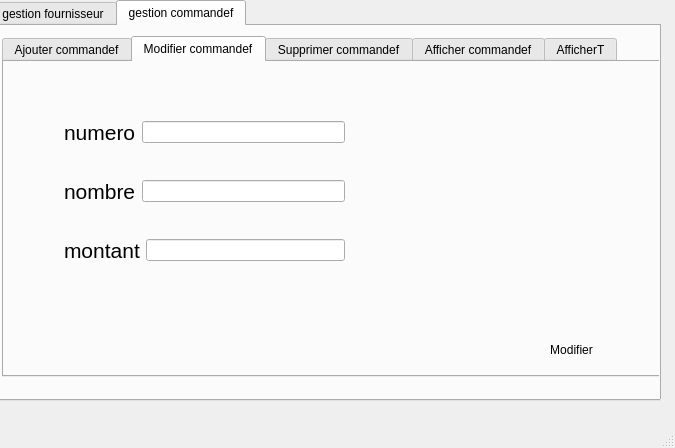
<?xml version="1.0" encoding="UTF-8"?>
<ui version="4.0">
 <class>MainWindow</class>
 <widget class="QMainWindow" name="MainWindow">
  <property name="geometry">
   <rect>
    <x>0</x>
    <y>0</y>
    <width>675</width>
    <height>448</height>
   </rect>
  </property>
  <property name="windowTitle">
   <string>MainWindow</string>
  </property>
  <property name="styleSheet">
   <string notr="true">QMainWindow#centralwidget
{background-image: url(:/new/prefix2/resouces/75369281_456114898366959_2872754137957662720_n.png);
}</string>
  </property>
  <widget class="QWidget" name="centralwidget">
   <property name="styleSheet">
    <string notr="true">QWidget#centralwidget
{background-image: url(:/new/prefix2/resouces/75369281_456114898366959_2872754137957662720_n.png);}</string>
   </property>
   <widget class="QTabWidget" name="tabWidget_2">
    <property name="geometry">
     <rect>
      <x>-10</x>
      <y>0</y>
      <width>671</width>
      <height>401</height>
     </rect>
    </property>
    <property name="currentIndex">
     <number>1</number>
    </property>
    <widget class="QWidget" name="tab_5">
     <attribute name="title">
      <string>gestion fournisseur</string>
     </attribute>
     <widget class="QTabWidget" name="tabWidget">
      <property name="geometry">
       <rect>
        <x>10</x>
        <y>0</y>
        <width>651</width>
        <height>371</height>
       </rect>
      </property>
      <property name="styleSheet">
       <string notr="true">QWidget#tabWidget
{background-image: url(:/new/prefix2/resouces/75369281_456114898366959_2872754137957662720_n.png);
}</string>
      </property>
      <property name="currentIndex">
       <number>1</number>
      </property>
      <widget class="QWidget" name="tab">
       <attribute name="title">
        <string>Ajouter fournisseur</string>
       </attribute>
       <widget class="QLabel" name="label">
        <property name="geometry">
         <rect>
          <x>40</x>
          <y>40</y>
          <width>47</width>
          <height>13</height>
         </rect>
        </property>
        <property name="text">
         <string>CIN</string>
        </property>
       </widget>
       <widget class="QLineEdit" name="lineEdit_cin">
        <property name="geometry">
         <rect>
          <x>160</x>
          <y>40</y>
          <width>113</width>
          <height>20</height>
         </rect>
        </property>
       </widget>
       <widget class="QLineEdit" name="lineEdit_nom">
        <property name="geometry">
         <rect>
          <x>160</x>
          <y>80</y>
          <width>113</width>
          <height>20</height>
         </rect>
        </property>
       </widget>
       <widget class="QLineEdit" name="lineEdit_prenom">
        <property name="geometry">
         <rect>
          <x>160</x>
          <y>120</y>
          <width>113</width>
          <height>20</height>
         </rect>
        </property>
       </widget>
       <widget class="QLineEdit" name="lineEdit_adresse">
        <property name="geometry">
         <rect>
          <x>160</x>
          <y>160</y>
          <width>113</width>
          <height>20</height>
         </rect>
        </property>
       </widget>
       <widget class="QLabel" name="label_2">
        <property name="geometry">
         <rect>
          <x>40</x>
          <y>80</y>
          <width>47</width>
          <height>13</height>
         </rect>
        </property>
        <property name="text">
         <string>nom</string>
        </property>
       </widget>
       <widget class="QLabel" name="label_3">
        <property name="geometry">
         <rect>
          <x>40</x>
          <y>120</y>
          <width>47</width>
          <height>13</height>
         </rect>
        </property>
        <property name="text">
         <string>prenom</string>
        </property>
       </widget>
       <widget class="QLabel" name="label_4">
        <property name="geometry">
         <rect>
          <x>40</x>
          <y>170</y>
          <width>47</width>
          <height>13</height>
         </rect>
        </property>
        <property name="text">
         <string>adresse</string>
        </property>
       </widget>
       <widget class="QPushButton" name="ajouter">
        <property name="geometry">
         <rect>
          <x>200</x>
          <y>210</y>
          <width>75</width>
          <height>31</height>
         </rect>
        </property>
        <property name="text">
         <string>ajouter</string>
        </property>
        <property name="icon">
         <iconset>
          <normaloff>resouces/ajouter.png</normaloff>resouces/ajouter.png</iconset>
        </property>
        <property name="iconSize">
         <size>
          <width>25</width>
          <height>25</height>
         </size>
        </property>
        <property name="flat">
         <bool>true</bool>
        </property>
       </widget>
       <widget class="QTableView" name="tableView_3">
        <property name="geometry">
         <rect>
          <x>280</x>
          <y>40</y>
          <width>341</width>
          <height>192</height>
         </rect>
        </property>
       </widget>
       <widget class="QPushButton" name="pushButton_5">
        <property name="geometry">
         <rect>
          <x>540</x>
          <y>250</y>
          <width>75</width>
          <height>23</height>
         </rect>
        </property>
        <property name="text">
         <string>Trier</string>
        </property>
        <property name="icon">
         <iconset>
          <normaloff>resouces/img_521151.png</normaloff>resouces/img_521151.png</iconset>
        </property>
        <property name="flat">
         <bool>true</bool>
        </property>
       </widget>
       <widget class="QPushButton" name="pushButton">
        <property name="geometry">
         <rect>
          <x>210</x>
          <y>250</y>
          <width>75</width>
          <height>23</height>
         </rect>
        </property>
        <property name="text">
         <string>Modifier</string>
        </property>
       </widget>
      </widget>
      <widget class="QWidget" name="tab_2">
       <attribute name="title">
        <string>Modifier fournisseur</string>
       </attribute>
       <widget class="QPushButton" name="pushButton_2">
        <property name="geometry">
         <rect>
          <x>530</x>
          <y>272</y>
          <width>75</width>
          <height>31</height>
         </rect>
        </property>
        <property name="text">
         <string>Modifier</string>
        </property>
        <property name="icon">
         <iconset>
          <normaloff>resouces/edit.png</normaloff>resouces/edit.png</iconset>
        </property>
        <property name="iconSize">
         <size>
          <width>25</width>
          <height>25</height>
         </size>
        </property>
        <property name="flat">
         <bool>true</bool>
        </property>
       </widget>
       <widget class="QWidget" name="layoutWidget">
        <property name="geometry">
         <rect>
          <x>60</x>
          <y>30</y>
          <width>281</width>
          <height>201</height>
         </rect>
        </property>
        <layout class="QVBoxLayout" name="verticalLayout">
         <item>
          <layout class="QHBoxLayout" name="horizontalLayout">
           <item>
            <widget class="QLabel" name="label_7">
             <property name="font">
              <font>
               <pointsize>16</pointsize>
              </font>
             </property>
             <property name="text">
              <string>CIN           </string>
             </property>
            </widget>
           </item>
           <item>
            <widget class="QLineEdit" name="lineEdit_7"/>
           </item>
          </layout>
         </item>
         <item>
          <layout class="QHBoxLayout" name="horizontalLayout_2">
           <item>
            <widget class="QLabel" name="label_8">
             <property name="font">
              <font>
               <pointsize>16</pointsize>
              </font>
             </property>
             <property name="text">
              <string>nom          </string>
             </property>
            </widget>
           </item>
           <item>
            <widget class="QLineEdit" name="lineEdit_nom_2"/>
           </item>
          </layout>
         </item>
         <item>
          <layout class="QHBoxLayout" name="horizontalLayout_3">
           <item>
            <widget class="QLabel" name="label_9">
             <property name="font">
              <font>
               <pointsize>16</pointsize>
              </font>
             </property>
             <property name="text">
              <string>prenom     </string>
             </property>
            </widget>
           </item>
           <item>
            <widget class="QLineEdit" name="lineEdit_prenom_2"/>
           </item>
          </layout>
         </item>
         <item>
          <layout class="QHBoxLayout" name="horizontalLayout_4">
           <item>
            <widget class="QLabel" name="label_5">
             <property name="font">
              <font>
               <pointsize>16</pointsize>
              </font>
             </property>
             <property name="text">
              <string>adresse    </string>
             </property>
            </widget>
           </item>
           <item>
            <widget class="QLineEdit" name="lineEdit_adresse_2"/>
           </item>
          </layout>
         </item>
        </layout>
       </widget>
      </widget>
      <widget class="QWidget" name="tab_3">
       <attribute name="title">
        <string>Supprimer fournisseur</string>
       </attribute>
       <widget class="QLabel" name="label_6">
        <property name="geometry">
         <rect>
          <x>50</x>
          <y>20</y>
          <width>51</width>
          <height>20</height>
         </rect>
        </property>
        <property name="text">
         <string>Nom</string>
        </property>
       </widget>
       <widget class="QPushButton" name="pushButton_4">
        <property name="geometry">
         <rect>
          <x>520</x>
          <y>280</y>
          <width>81</width>
          <height>23</height>
         </rect>
        </property>
        <property name="text">
         <string>Supprimer</string>
        </property>
       </widget>
       <widget class="QTableView" name="tableView_2">
        <property name="geometry">
         <rect>
          <x>10</x>
          <y>50</y>
          <width>621</width>
          <height>201</height>
         </rect>
        </property>
       </widget>
       <widget class="QComboBox" name="nomasup">
        <property name="geometry">
         <rect>
          <x>100</x>
          <y>20</y>
          <width>69</width>
          <height>22</height>
         </rect>
        </property>
       </widget>
       <widget class="QPushButton" name="affichsup">
        <property name="geometry">
         <rect>
          <x>410</x>
          <y>280</y>
          <width>75</width>
          <height>23</height>
         </rect>
        </property>
        <property name="text">
         <string>Afficher</string>
        </property>
       </widget>
      </widget>
      <widget class="QWidget" name="tab_4">
       <attribute name="title">
        <string>Afficher fournisseur</string>
       </attribute>
       <widget class="QPushButton" name="pushButton_3">
        <property name="geometry">
         <rect>
          <x>514</x>
          <y>282</y>
          <width>101</width>
          <height>31</height>
         </rect>
        </property>
        <property name="text">
         <string>Afficher</string>
        </property>
        <property name="icon">
         <iconset>
          <normaloff>resouces/findClicked.png</normaloff>resouces/findClicked.png</iconset>
        </property>
        <property name="iconSize">
         <size>
          <width>25</width>
          <height>25</height>
         </size>
        </property>
        <property name="flat">
         <bool>true</bool>
        </property>
       </widget>
       <widget class="QTableView" name="tableaff">
        <property name="geometry">
         <rect>
          <x>20</x>
          <y>110</y>
          <width>561</width>
          <height>161</height>
         </rect>
        </property>
       </widget>
       <widget class="QLabel" name="label_10">
        <property name="geometry">
         <rect>
          <x>20</x>
          <y>20</y>
          <width>47</width>
          <height>16</height>
         </rect>
        </property>
        <property name="font">
         <font>
          <pointsize>14</pointsize>
         </font>
        </property>
        <property name="text">
         <string>CIN :</string>
        </property>
       </widget>
       <widget class="QLineEdit" name="lineEdit_cin_rech">
        <property name="geometry">
         <rect>
          <x>90</x>
          <y>20</y>
          <width>113</width>
          <height>20</height>
         </rect>
        </property>
       </widget>
       <widget class="QWidget" name="layoutWidget">
        <property name="geometry">
         <rect>
          <x>10</x>
          <y>60</y>
          <width>367</width>
          <height>31</height>
         </rect>
        </property>
        <layout class="QHBoxLayout" name="horizontalLayout_6">
         <item>
          <widget class="QLabel" name="label_11">
           <property name="font">
            <font>
             <pointsize>14</pointsize>
            </font>
           </property>
           <property name="text">
            <string>Type de recherche</string>
           </property>
          </widget>
         </item>
         <item>
          <layout class="QHBoxLayout" name="horizontalLayout_5">
           <item>
            <widget class="QComboBox" name="comboBox">
             <item>
              <property name="text">
               <string>Select</string>
              </property>
             </item>
             <item>
              <property name="text">
               <string>Standard</string>
              </property>
             </item>
             <item>
              <property name="text">
               <string>Avancée</string>
              </property>
             </item>
            </widget>
           </item>
          </layout>
         </item>
        </layout>
       </widget>
       <widget class="QPushButton" name="afficher2">
        <property name="geometry">
         <rect>
          <x>430</x>
          <y>290</y>
          <width>75</width>
          <height>23</height>
         </rect>
        </property>
        <property name="text">
         <string>Afficher2</string>
        </property>
       </widget>
      </widget>
     </widget>
    </widget>
    <widget class="QWidget" name="tab_6">
     <attribute name="title">
      <string>gestion commandef</string>
     </attribute>
     <widget class="QTabWidget" name="tabWidget_3">
      <property name="geometry">
       <rect>
        <x>10</x>
        <y>10</y>
        <width>661</width>
        <height>341</height>
       </rect>
      </property>
      <property name="styleSheet">
       <string notr="true">QWidget#tabWidget
{background-image: url(:/new/prefix2/resouces/75369281_456114898366959_2872754137957662720_n.png);
}</string>
      </property>
      <property name="currentIndex">
       <number>1</number>
      </property>
      <widget class="QWidget" name="tab_7">
       <attribute name="title">
        <string>Ajouter commandef</string>
       </attribute>
       <widget class="QLabel" name="label_12">
        <property name="geometry">
         <rect>
          <x>40</x>
          <y>40</y>
          <width>47</width>
          <height>13</height>
         </rect>
        </property>
        <property name="text">
         <string>numero</string>
        </property>
       </widget>
       <widget class="QLineEdit" name="lineEdit_numero">
        <property name="geometry">
         <rect>
          <x>160</x>
          <y>40</y>
          <width>113</width>
          <height>20</height>
         </rect>
        </property>
       </widget>
       <widget class="QLineEdit" name="lineEdit_nombre_3">
        <property name="geometry">
         <rect>
          <x>160</x>
          <y>80</y>
          <width>113</width>
          <height>20</height>
         </rect>
        </property>
       </widget>
       <widget class="QLineEdit" name="lineEdit_montant_5">
        <property name="geometry">
         <rect>
          <x>160</x>
          <y>120</y>
          <width>113</width>
          <height>20</height>
         </rect>
        </property>
       </widget>
       <widget class="QLabel" name="label_13">
        <property name="geometry">
         <rect>
          <x>40</x>
          <y>80</y>
          <width>47</width>
          <height>13</height>
         </rect>
        </property>
        <property name="text">
         <string>nombre</string>
        </property>
       </widget>
       <widget class="QLabel" name="label_14">
        <property name="geometry">
         <rect>
          <x>40</x>
          <y>120</y>
          <width>47</width>
          <height>13</height>
         </rect>
        </property>
        <property name="text">
         <string>montant</string>
        </property>
       </widget>
       <widget class="QLabel" name="label_15">
        <property name="geometry">
         <rect>
          <x>40</x>
          <y>170</y>
          <width>47</width>
          <height>13</height>
         </rect>
        </property>
        <property name="text">
         <string/>
        </property>
       </widget>
       <widget class="QPushButton" name="ajouter_2">
        <property name="geometry">
         <rect>
          <x>200</x>
          <y>210</y>
          <width>75</width>
          <height>31</height>
         </rect>
        </property>
        <property name="text">
         <string>ajouter</string>
        </property>
        <property name="icon">
         <iconset>
          <normaloff>resouces/ajouter.png</normaloff>resouces/ajouter.png</iconset>
        </property>
        <property name="iconSize">
         <size>
          <width>25</width>
          <height>25</height>
         </size>
        </property>
        <property name="flat">
         <bool>true</bool>
        </property>
       </widget>
       <widget class="QTableView" name="tableView_4">
        <property name="geometry">
         <rect>
          <x>280</x>
          <y>40</y>
          <width>341</width>
          <height>192</height>
         </rect>
        </property>
       </widget>
       <widget class="QPushButton" name="pushButton_6">
        <property name="geometry">
         <rect>
          <x>540</x>
          <y>250</y>
          <width>75</width>
          <height>23</height>
         </rect>
        </property>
        <property name="text">
         <string>Trier</string>
        </property>
        <property name="icon">
         <iconset>
          <normaloff>resouces/img_521151.png</normaloff>resouces/img_521151.png</iconset>
        </property>
        <property name="flat">
         <bool>true</bool>
        </property>
       </widget>
       <widget class="QPushButton" name="modifierc">
        <property name="geometry">
         <rect>
          <x>200</x>
          <y>250</y>
          <width>75</width>
          <height>23</height>
         </rect>
        </property>
        <property name="text">
         <string>modifier</string>
        </property>
       </widget>
       <widget class="QLineEdit" name="lineEdit_prix">
        <property name="geometry">
         <rect>
          <x>160</x>
          <y>160</y>
          <width>113</width>
          <height>20</height>
         </rect>
        </property>
       </widget>
       <widget class="QLabel" name="prix">
        <property name="geometry">
         <rect>
          <x>46</x>
          <y>160</y>
          <width>41</width>
          <height>20</height>
         </rect>
        </property>
        <property name="text">
         <string>prix</string>
        </property>
       </widget>
      </widget>
      <widget class="QWidget" name="tab_8">
       <attribute name="title">
        <string>Modifier commandef</string>
       </attribute>
       <widget class="QPushButton" name="pushButton_7">
        <property name="geometry">
         <rect>
          <x>530</x>
          <y>272</y>
          <width>75</width>
          <height>31</height>
         </rect>
        </property>
        <property name="text">
         <string>Modifier</string>
        </property>
        <property name="icon">
         <iconset>
          <normaloff>resouces/edit.png</normaloff>resouces/edit.png</iconset>
        </property>
        <property name="iconSize">
         <size>
          <width>25</width>
          <height>25</height>
         </size>
        </property>
        <property name="flat">
         <bool>true</bool>
        </property>
       </widget>
       <widget class="QWidget" name="layoutWidget_2">
        <property name="geometry">
         <rect>
          <x>60</x>
          <y>30</y>
          <width>281</width>
          <height>201</height>
         </rect>
        </property>
        <layout class="QVBoxLayout" name="verticalLayout_2">
         <item>
          <layout class="QHBoxLayout" name="horizontalLayout_7">
           <item>
            <widget class="QLabel" name="label_16">
             <property name="font">
              <font>
               <pointsize>16</pointsize>
              </font>
             </property>
             <property name="text">
              <string>numero</string>
             </property>
            </widget>
           </item>
           <item>
            <widget class="QLineEdit" name="lineEdit_8"/>
           </item>
          </layout>
         </item>
         <item>
          <layout class="QHBoxLayout" name="horizontalLayout_8">
           <item>
            <widget class="QLabel" name="label_17">
             <property name="font">
              <font>
               <pointsize>16</pointsize>
              </font>
             </property>
             <property name="text">
              <string>nombre</string>
             </property>
            </widget>
           </item>
           <item>
            <widget class="QLineEdit" name="lineEdit_nombre_4"/>
           </item>
          </layout>
         </item>
         <item>
          <layout class="QHBoxLayout" name="horizontalLayout_9">
           <item>
            <widget class="QLabel" name="label_18">
             <property name="font">
              <font>
               <pointsize>16</pointsize>
              </font>
             </property>
             <property name="text">
              <string>montant</string>
             </property>
            </widget>
           </item>
           <item>
            <widget class="QLineEdit" name="lineEdit_montant_4"/>
           </item>
          </layout>
         </item>
        </layout>
       </widget>
      </widget>
      <widget class="QWidget" name="tab_9">
       <attribute name="title">
        <string>Supprimer commandef</string>
       </attribute>
       <widget class="QLabel" name="label_20">
        <property name="geometry">
         <rect>
          <x>70</x>
          <y>20</y>
          <width>47</width>
          <height>13</height>
         </rect>
        </property>
        <property name="text">
         <string>numero</string>
        </property>
       </widget>
       <widget class="QPushButton" name="pushButton_8">
        <property name="geometry">
         <rect>
          <x>520</x>
          <y>280</y>
          <width>81</width>
          <height>23</height>
         </rect>
        </property>
        <property name="text">
         <string>Supprimer</string>
        </property>
       </widget>
       <widget class="QTableView" name="tableView_5">
        <property name="geometry">
         <rect>
          <x>10</x>
          <y>50</y>
          <width>591</width>
          <height>192</height>
         </rect>
        </property>
       </widget>
       <widget class="QComboBox" name="num">
        <property name="geometry">
         <rect>
          <x>130</x>
          <y>20</y>
          <width>69</width>
          <height>22</height>
         </rect>
        </property>
       </widget>
       <widget class="QPushButton" name="refreshc">
        <property name="geometry">
         <rect>
          <x>220</x>
          <y>20</y>
          <width>75</width>
          <height>23</height>
         </rect>
        </property>
        <property name="text">
         <string>refresh</string>
        </property>
       </widget>
      </widget>
      <widget class="QWidget" name="tab_10">
       <attribute name="title">
        <string>Afficher commandef</string>
       </attribute>
       <widget class="QPushButton" name="pushButton_9">
        <property name="geometry">
         <rect>
          <x>514</x>
          <y>282</y>
          <width>101</width>
          <height>31</height>
         </rect>
        </property>
        <property name="text">
         <string>Afficher</string>
        </property>
        <property name="icon">
         <iconset>
          <normaloff>resouces/findClicked.png</normaloff>resouces/findClicked.png</iconset>
        </property>
        <property name="iconSize">
         <size>
          <width>25</width>
          <height>25</height>
         </size>
        </property>
        <property name="flat">
         <bool>true</bool>
        </property>
       </widget>
       <widget class="QTableView" name="tableView_6">
        <property name="geometry">
         <rect>
          <x>20</x>
          <y>110</y>
          <width>561</width>
          <height>161</height>
         </rect>
        </property>
       </widget>
       <widget class="QLabel" name="label_21">
        <property name="geometry">
         <rect>
          <x>20</x>
          <y>20</y>
          <width>71</width>
          <height>16</height>
         </rect>
        </property>
        <property name="font">
         <font>
          <pointsize>14</pointsize>
         </font>
        </property>
        <property name="text">
         <string>numero</string>
        </property>
       </widget>
       <widget class="QLineEdit" name="lineEdit_numero_rech_2">
        <property name="geometry">
         <rect>
          <x>90</x>
          <y>20</y>
          <width>113</width>
          <height>20</height>
         </rect>
        </property>
       </widget>
       <widget class="QWidget" name="layoutWidget_3">
        <property name="geometry">
         <rect>
          <x>10</x>
          <y>60</y>
          <width>367</width>
          <height>31</height>
         </rect>
        </property>
        <layout class="QHBoxLayout" name="horizontalLayout_11">
         <item>
          <widget class="QLabel" name="label_22">
           <property name="font">
            <font>
             <pointsize>14</pointsize>
            </font>
           </property>
           <property name="text">
            <string>Type de recherche</string>
           </property>
          </widget>
         </item>
         <item>
          <layout class="QHBoxLayout" name="horizontalLayout_12">
           <item>
            <widget class="QComboBox" name="comboBox_2">
             <item>
              <property name="text">
               <string>Select</string>
              </property>
             </item>
             <item>
              <property name="text">
               <string>Standard</string>
              </property>
             </item>
             <item>
              <property name="text">
               <string>Avancée</string>
              </property>
             </item>
            </widget>
           </item>
          </layout>
         </item>
        </layout>
       </widget>
       <widget class="QPushButton" name="affcmd">
        <property name="geometry">
         <rect>
          <x>220</x>
          <y>20</y>
          <width>75</width>
          <height>23</height>
         </rect>
        </property>
        <property name="text">
         <string>afficher</string>
        </property>
       </widget>
      </widget>
      <widget class="QWidget" name="tab_11">
       <attribute name="title">
        <string>AfficherT</string>
       </attribute>
       <widget class="QTableView" name="tableView_7">
        <property name="geometry">
         <rect>
          <x>10</x>
          <y>20</y>
          <width>631</width>
          <height>291</height>
         </rect>
        </property>
       </widget>
      </widget>
     </widget>
    </widget>
   </widget>
  </widget>
  <widget class="QMenuBar" name="menubar">
   <property name="geometry">
    <rect>
     <x>0</x>
     <y>0</y>
     <width>675</width>
     <height>21</height>
    </rect>
   </property>
  </widget>
  <widget class="QStatusBar" name="statusbar"/>
 </widget>
 <resources/>
 <connections/>
</ui>
